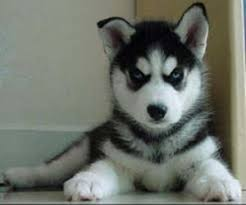
#> input picture SelectiveSearch/RegionGenerateTest/test.jpeg, 246 x 205 px, found by its file name
$ python region_generate.py
#> lines starting #> are read from the running program, lines starting #| are printed output that depends on the picture
#> further down, img is the input picture: shape (205, 246, 3); mean R, G, B 110.1, 115, 106


import skimage.io
import skimage.segmentation
import skimage.util
import numpy
import os


def _generate_segments(im_orig, scale, sigma, min_size):
    """
        segment smallest regions by the algorithm of Felzenswalb and
        Huttenlocher
    """
#> called with scale = 1, sigma = 0.8, min_size = 50

    """
    # print("IMAGE SHAPE")
    print("IMAGE SHAPE")
    print(im_orig.shape) # the shape is a tuple
    # the result is (205, 246, 3) corresponding to the width*length*depth depth is a 3-dimension vector

    print("IMAGE AS FLOAT")
    # print(skimage.util.img_as_float(im_orig))
    x = skimage.util.img_as_float(im_orig)

    print("THE LENGTH OF IM_ORIG IS %i" %len(x))
    # we got 205

    print("THE WIDTH OF IM_ORIG IS %i" %len(x[0]))
    # we got 46

    print("THE SIZE OF EACH ELEMENT IN IM_ORIG IS %i" %len(x[0][0]))
    # we got 3

    print("each element is")
    print(x[0][0])
    # open the Image
    """

    # lista = [1,2,3,4,5]
    # print(lista[:2])
    # the result is [1,2], which means the lista[0], lista[1] are selected

    im_mask = skimage.segmentation.felzenszwalb(
        skimage.util.img_as_float(im_orig), scale=scale, sigma=sigma,
        min_size=min_size)
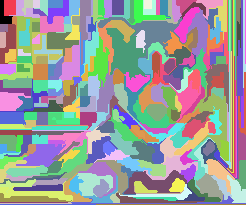
#> im_mask: shape (205, 246) int64; 259 distinct labels, from 0 to 258; one colour per label, 0 black
        #  this method offered each pixels a labels marking its segmentation in the picture

    # print(im_orig[0,0,:])
    # the result is [137 143 133]

    # merge mask channel to the image as a 4th channel
    im_orig = numpy.append(
        im_orig, numpy.zeros(im_orig.shape[:2])[:, :, numpy.newaxis], axis=2)
        # [7 lines of commented-out code are left out]

    return im_orig

def _extract_regions(img):
    # img is the result of generate regions in the beginning width * length * 4-dimension vector

    R = {}

    # get hsv image the 0,1,2 element in 4-dimension vector
    hsv = skimage.color.rgb2hsv(img[:, :, :3])
#> hsv: shape (205, 246, 3) float64; mean of channels 0, 1, 2 0.3, 0.1, 116.3
    # print(hsv)
    print("The length of hsv is %i" %len(hsv))
#| The length of hsv is 205
    print("The width of hsv is %i" %len(hsv[0]))
#| The width of hsv is 246
    print("The element of hsv is %i" %len(hsv[0][0]))
#| The element of hsv is 3
    # the shape does not change

    # pass 1: count pixel positions
    for y, i in enumerate(img):
        # >>>seasons = ['Spring', 'Summer', 'Fall', 'Winter']
        # >>> list(enumerate(seasons))
        # [(0, 'Spring'), (1, 'Summer'), (2, 'Fall'), (3, 'Winter')]

        for x, (r, g, b, l) in enumerate(i):

            #  l is the label
            # here x,y is the location of the pixel

            # initialize a new region

            if l not in R:
                R[l] = {
                    "min_x": 0xffff, "min_y": 0xffff,
                    "max_x": 0, "max_y": 0, "labels": [l]}

            # bounding box
            if R[l]["min_x"] > x:
                R[l]["min_x"] = x
            if R[l]["min_y"] > y:
                R[l]["min_y"] = y
            if R[l]["max_x"] < x:
                R[l]["max_x"] = x
            if R[l]["max_y"] < y:
                R[l]["max_y"] = y
#> after the loop, R = 1 item

            # each item in R marks a l in the result of Fel-method,  it mark the min/max x/y

    # pass 2: calculate texture gradient
    # tex_grad = _calc_texture_gradient(img)

    # pass 3: calculate colour histogram of each region
    count = 0
    for k, v in list(R.items()):

        # colour histogram
        masked_pixels = hsv[:, :, :][img[:, :, 3] == k]
        count += len(masked_pixels)
        # [8 lines of commented-out code are left out]

        R[k]["size"] = len(masked_pixels / 4)
#> this loop made 1 pass
#> count on pass 1: 50430
#> after the loop, count = 50430
        # R[k]["hist_c"] = _calc_colour_hist(masked_pixels)

        # texture histogram
        # R[k]["hist_t"] = _calc_texture_hist(tex_grad[:, :][img[:, :, 3] == k])

    # print(count)
    # the result is the length*width

    return R

# filename = os.path.join(skimage.data_dir, 'test.jpeg')
img = skimage.io.imread("/Users/cesare/python/EyePhone/SelectiveSearch/RegionGenerateTest/test.jpeg")
img = _generate_segments(img,scale = 1.0, sigma = 0.8, min_size = 50)

_extract_regions(img)
